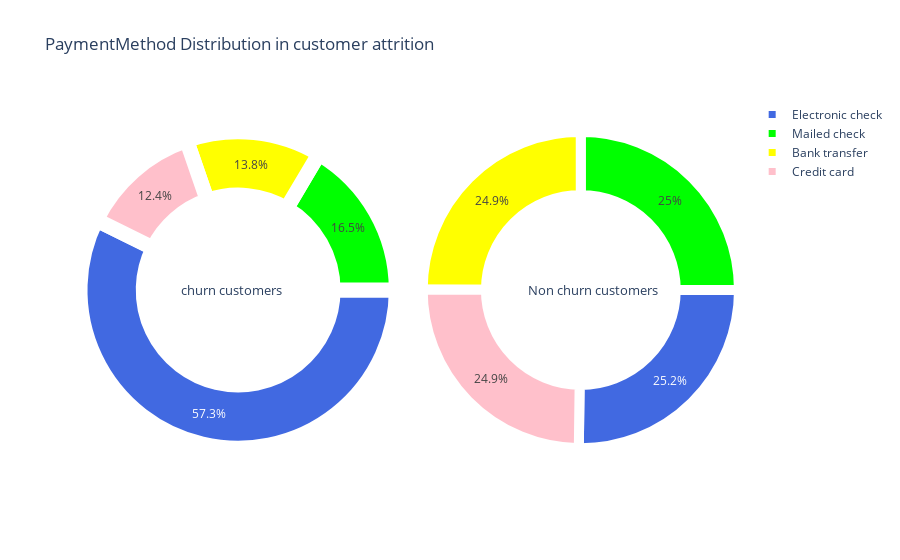

This figure's notebook cell:
### Markdown cell above
# PaymentMethod

### Code cell
#function  for pie plot for customer attrition types
trace1 = go.Pie(values  = churn['PaymentMethod'].value_counts().values.tolist(), # takes only values of male n female
                    labels  = churn['PaymentMethod'].value_counts().keys().tolist(),# taeks only labels Female n male
                    domain  = dict(x = [0,.48]), # size of diagram
                    marker = dict(colors =  [ 'royalblue' ,'lime','yellow','pink'], # colour inside the Pie charts
                             line = dict(color = "white",width = 15.0)), # line is whit an width of line 
               rotation = 90,hole = .6) # rotation like a circle & hole circle inside Pie charts
    
    
trace2 = go.Pie(values  = not_churn['PaymentMethod'].value_counts().values.tolist(),
                    labels  = not_churn['PaymentMethod'].value_counts().keys().tolist(),
                    domain  = dict(x = [.52,1]),
                    marker = dict(colors =  [ 'royalblue' ,'lime','yellow','pink'],
                             line = dict(color = "white",width =  10.0)),
               rotation = 90,hole = .6)
        


layout = go.Layout(dict(title = " PaymentMethod Distribution in customer attrition "),
                   annotations = [dict(text = "churn customers",
                                                font = dict(size = 13),# font size of Churn Customers
                                                showarrow = False,
                                                x = .15, y = .5),
                                           dict(text = "Non churn customers",
                                                font = dict(size = 13),
                                                showarrow = False,
                                                x = .88,y = .5
                                               )
                                          ]
                           )
                      

data = [trace1,trace2]
fig  = go.Figure(data = data,layout = layout)
py.iplot(fig)

### Figure 1 — Plotly figure (JSON) as saved in the notebook; plotly's stock layout.template omitted (floating-point values rounded to 4 significant figures)
{"data": [{"domain": {"x": [0, 0.48]}, "hole": 0.6, "labels": ["Electronic check", "Mailed check", "Bank transfer", "Credit card"], "marker": {"colors": ["royalblue", "lime", "yellow", "pink"], "line": {"color": "white", "width": 15}}, "rotation": 90, "type": "pie", "values": [1071, 308, 258, 232]}, {"domain": {"x": [0.52, 1]}, "hole": 0.6, "labels": ["Mailed check", "Electronic check", "Credit card", "Bank transfer"], "marker": {"colors": ["royalblue", "lime", "yellow", "pink"], "line": {"color": "white", "width": 10}}, "rotation": 90, "type": "pie", "values": [1304, 1294, 1290, 1286]}], "layout": {"annotations": [{"font": {"size": 13}, "showarrow": false, "text": "churn customers", "x": 0.15, "y": 0.5}, {"font": {"size": 13}, "showarrow": false, "text": "Non churn customers", "x": 0.88, "y": 0.5}], "title": {"text": " PaymentMethod Distribution in customer attrition "}}}
